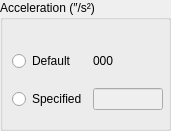
   <widget class="QGroupBox" name="groupBox_24">
    <property name="geometry">
     <rect>
      <x>610</x>
      <y>290</y>
      <width>171</width>
      <height>131</height>
     </rect>
    </property>
    <property name="title">
     <string>Acceleration (″/s²)</string>
    </property>
    <widget class="QWidget" name="layoutWidget">
     <property name="geometry">
      <rect>
       <x>12</x>
       <y>40</y>
       <width>151</width>
       <height>81</height>
      </rect>
     </property>
     <layout class="QGridLayout" name="gridLayout_7">
      <item row="0" column="0">
       <widget class="QRadioButton" name="radioButton_alpha1_acc_default">
        <property name="text">
         <string>Default</string>
        </property>
       </widget>
      </item>
      <item row="0" column="1">
       <widget class="QLabel" name="label_46">
        <property name="text">
         <string>000</string>
        </property>
       </widget>
      </item>
      <item row="1" column="0">
       <widget class="QRadioButton" name="radioButton_alpha1_acc_spec">
        <property name="text">
         <string>Specified</string>
        </property>
       </widget>
      </item>
      <item row="1" column="1">
       <widget class="QLineEdit" name="lineEdit_alpha1_acc_spec">
        <property name="enabled">
         <bool>false</bool>
        </property>
        <property name="cursor">
         <cursorShape>IBeamCursor</cursorShape>
        </property>
        <property name="readOnly">
         <bool>false</bool>
        </property>
       </widget>
      </item>
     </layout>
    </widget>
   </widget>
